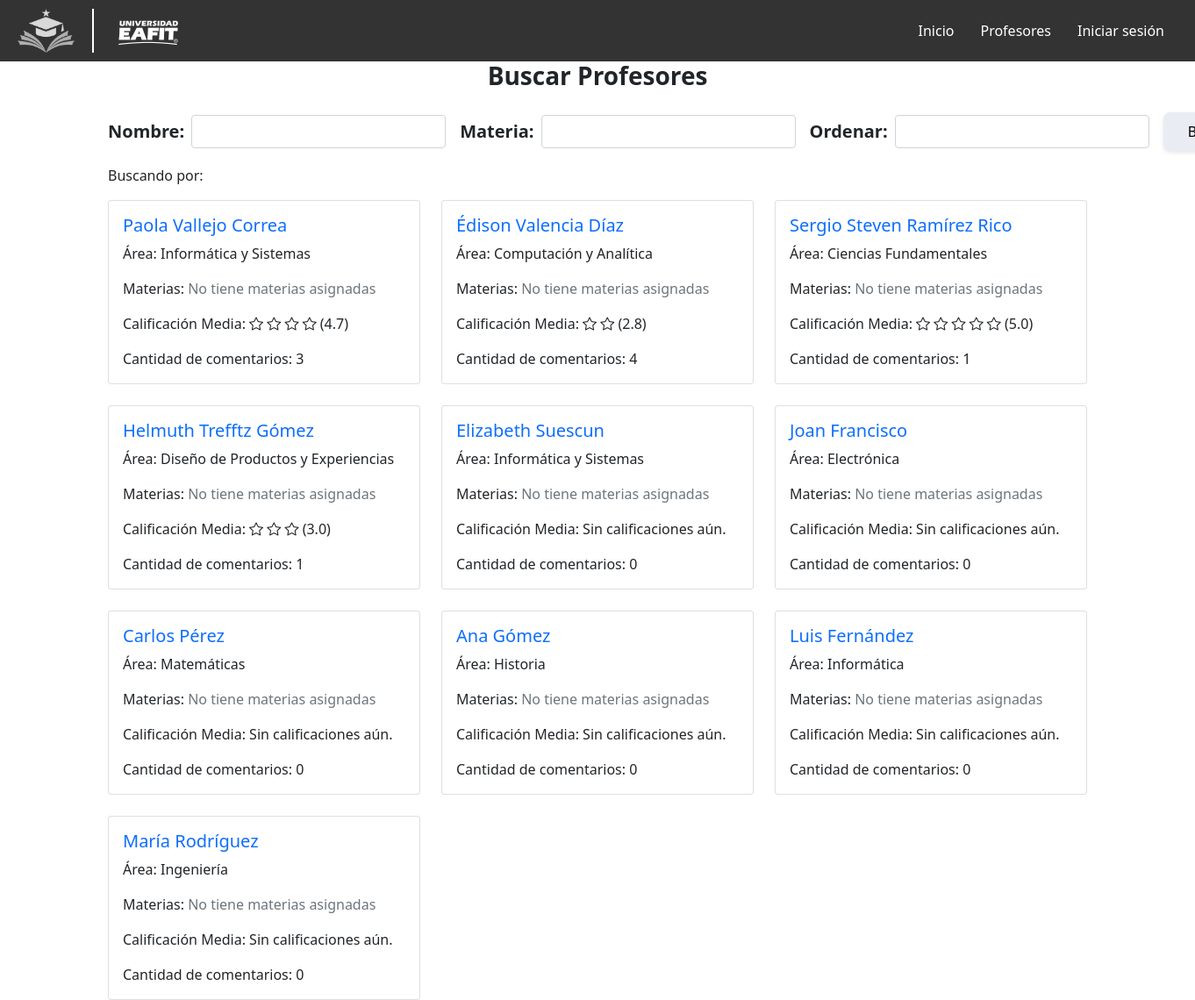
Before: /profesores/ with the older database file.
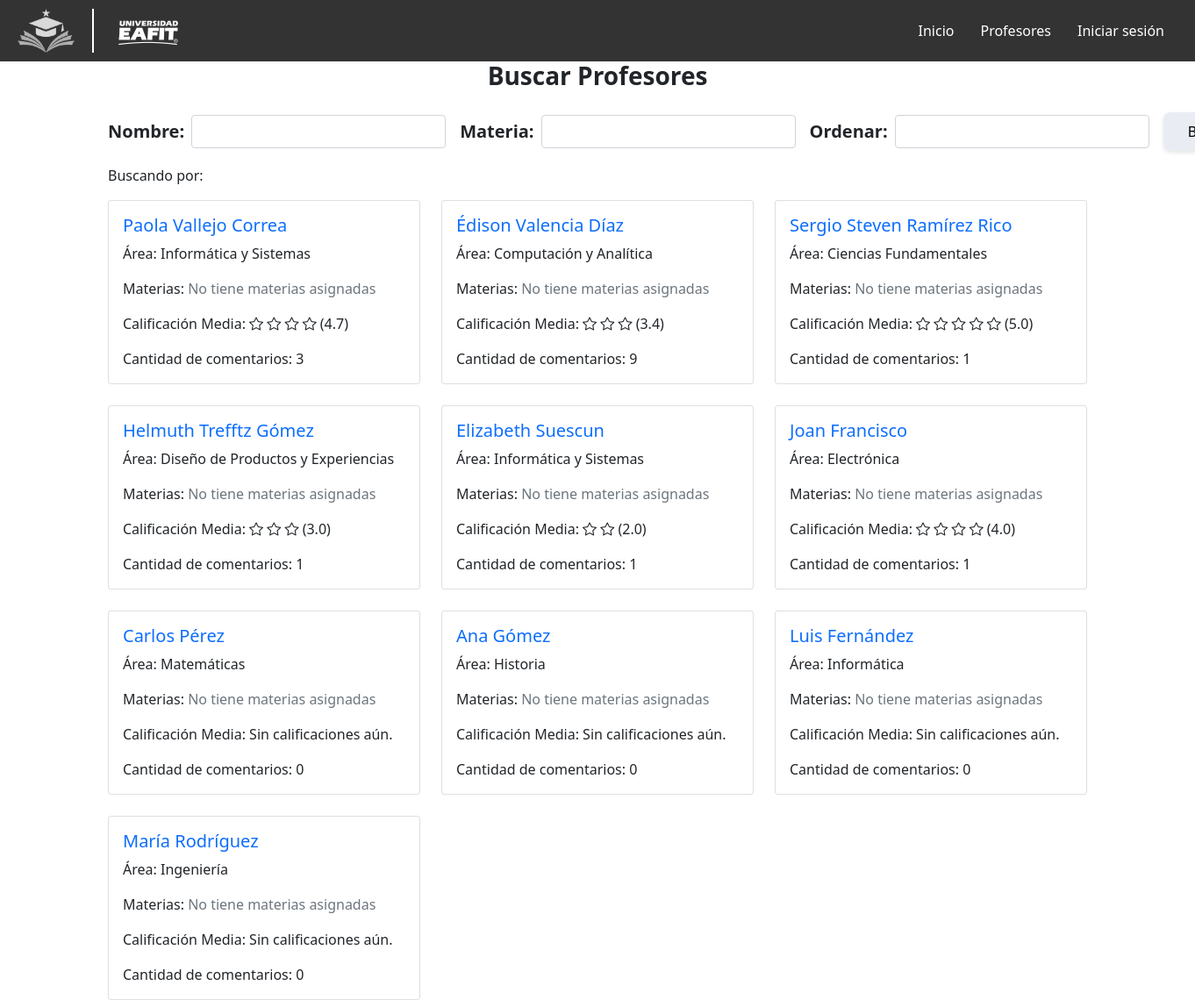
After: the same page with the newer database file.
### profesores/models.py (models this page shows, shortened)
class Profesor(models.Model):
    nombre = models.CharField(max_length=100)
    departamento = models.CharField(max_length=100)
    materias = models.ManyToManyField('Materia', related_name='profesores')
    calificacion_media = models.FloatField(default=0.0)  # Calificación general del profesor
    numcomentarios = models.IntegerField(default=0)

### profesores/views.py (the view, shortened to what this page needs)
# urls.py: path('profesores/', profesoresViews.lista_profesores, name='lista_profesores'),
def lista_profesores(request):
    searchNombre = request.GET.get('searchNombre', '').strip()  # Elimina espacios en blanco adicionales
    searchMateria = request.GET.get('searchMateria', '').strip()
    orden_field = request.GET.get('orden_field', '')
    profesores = Profesor.objects.all()
    if searchNombre:
        profesores = profesores.filter(nombre__icontains=searchNombre)
    if searchMateria:
        profesores = profesores.filter(materias__nombre__icontains=searchMateria).distinct()
    return render(request, 'lista_profesores.html', {
        'profesores': profesores,
        'searchNombre': searchNombre,
        'searchMateria': searchMateria,
        'orden_field': orden_field
    })

### profesores/templates/lista_profesores.html (shortened to what this page needs)
{% extends 'base_generic.html' %}
{% block content %}
<link href="https://cdn.jsdelivr.net/npm/bootstrap@5.1.3/dist/css/bootstrap.min.css" rel="stylesheet">
<link href="https://cdn.jsdelivr.net/npm/bootstrap-icons@1.8.1/font/bootstrap-icons.css" rel="stylesheet">
<div class="container">
    <form action="" method="GET">
        <h3 class="fw-bold mb-4 text-center">Buscar Profesores</h3>
        <div class="d-flex align-items-center mb-3 mt-4">
            <div class="me-3 d-flex align-items-center">
                <label for="searchNombre" class="form-label mb-0 me-2 fw-bold fs-5">Nombre:</label>
                <input type="text" class="form-control" name="searchNombre" id="searchNombre" value="{{ searchNombre }}" style="width: 290px;">
            </div>
            <div class="me-3 d-flex align-items-center">
                <label for="searchMateria" class="form-label mb-0 me-2 fw-bold fs-5">Materia:</label>
                <input type="text" class="form-control" name="searchMateria" id="searchMateria" value="{{ searchMateria }}" style="width: 290px;">
            </div>
            <div class="me-3 d-flex align-items-center">
                <label for="orden_field" class="form-label mb-0 me-2 fw-bold fs-5">Ordenar:</label>
                <select name="orden_field" id="orden_field" class="form-control" style="width: 290px;">
                    <option value=""> </option>
                    <option value="mayor_rating" {% if orden_field == "mayor_rating" %}selected{% endif %}>Mayor rating</option>
                </select>
            </div>
            <div class="d-flex align-items-center">
                <button type="submit" class="btn custom-gray-button">Buscar</button>
            </div>
        </div>
    </form>
    <p class="mt-3">Buscando por: {{ searchNombre }}  {{ searchMateria }} </p>
    <div class="row row-cols-1 row-cols-md-3 g-4">
        {% for profesor in profesores %}
        <div class="col">
            <div class="card">
                <div class="card-body">
                    <h5 class="card-title">
                        <a href="{% url 'detalle_profesor' profesor.id %}" class="text-decoration-none">
                            {{ profesor.nombre }}
                        </a>
                    </h5>
                    <p class="card-text">Área: {{ profesor.departamento }}</p>
                    <p class="card-text">
                        Materias:
                        {% if profesor.materias.exists %}
                            {% for materia in profesor.materias.all %}
                                <span>{{ materia.nombre }}</span>{% if not forloop.last %}, {% endif %}
                            {% endfor %}
                        {% else %}
                            <span class="text-muted">No tiene materias asignadas</span>
                        {% endif %}
                    </p>
                    {% if profesor.calificacion_media %}
                    <p class="card-text">Calificación Media:
                        {% for i in "12345" %}
                            <span class="bi bi-star{% if i|add:0 > profesor.calificacion_media %}-outline{% endif %}"></span>
                        {% endfor %}
                        ({{ profesor.calificacion_media|floatformat:1 }})
                    </p>
                    {% else %}
                    <p class="card-text">Calificación Media: Sin calificaciones aún.</p>
                    {% endif %}
                    <p class="card-text">Cantidad de comentarios: {{ profesor.numcomentarios }}</p>
                </div>
            </div>
        </div>
        {% endfor %}
    </div>
</div>
{% endblock %}

Changed rows visible on the page:
changed Profesor "Édison Valencia Díaz": calificacion_media "2.8" → "3.4"; numcomentarios "4" → "9"
changed Profesor "Elizabeth Suescun": calificacion_media (not shown) → "2.0"; numcomentarios "0" → "1"; calificacion_media "Calificación Media: Sin calificaciones aún." → "Calificación Media: ( )"
changed Profesor "Joan Francisco": calificacion_media (not shown) → "4.0"; numcomentarios "0" → "1"; calificacion_media "Calificación Media: Sin calificaciones aún." → "Calificación Media: ( )"
